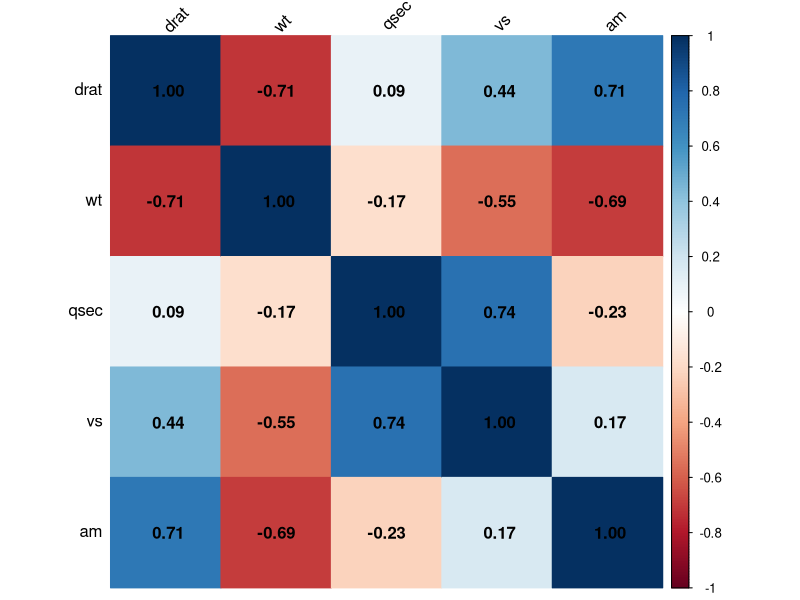
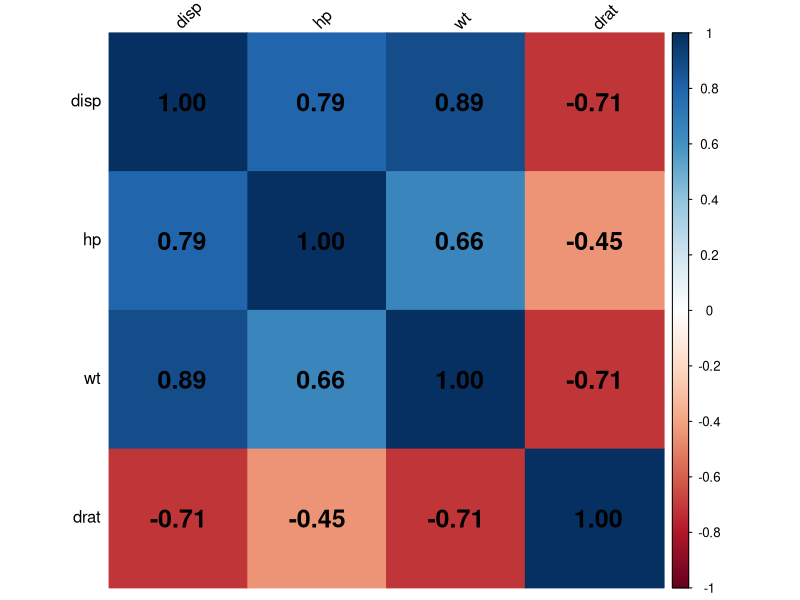

The R source for these figures, in order:
library(tidyverse)
library(GGally)
library(corrplot)
library(dplyr)
library(ggplot2)
library(car)
library(corrplot)
# es necesario ingresar la matriz
# de correlación!

m0 = modelo <- lm(mpg ~ drat + wt  +qsec + vs + am, data = mtcars)
summary(m0)

vif(m0)

corrplot(cor(mtcars[,5:9]),
         method="color",
         addCoef.col = "black",
         number.cex=1,
         tl.col="black",
         tl.srt=45) # rotación nombres

modelo <- lm(mpg ~ disp + hp  +drat + wt, data = mtcars)
summary(modelo)


# calculamos el valor VIF a cada predictor
# del modelo anterior

vif(modelo)

corrplot(cor(mtcars[,c("disp","hp","wt","drat")]),
         method="color",
         addCoef.col = "black", number.cex=1.5,
         tl.col="black",tl.srt=45)
modelo1 <- lm(mpg ~ disp + hp + wt + drat, data = mtcars )
summary(modelo1)
